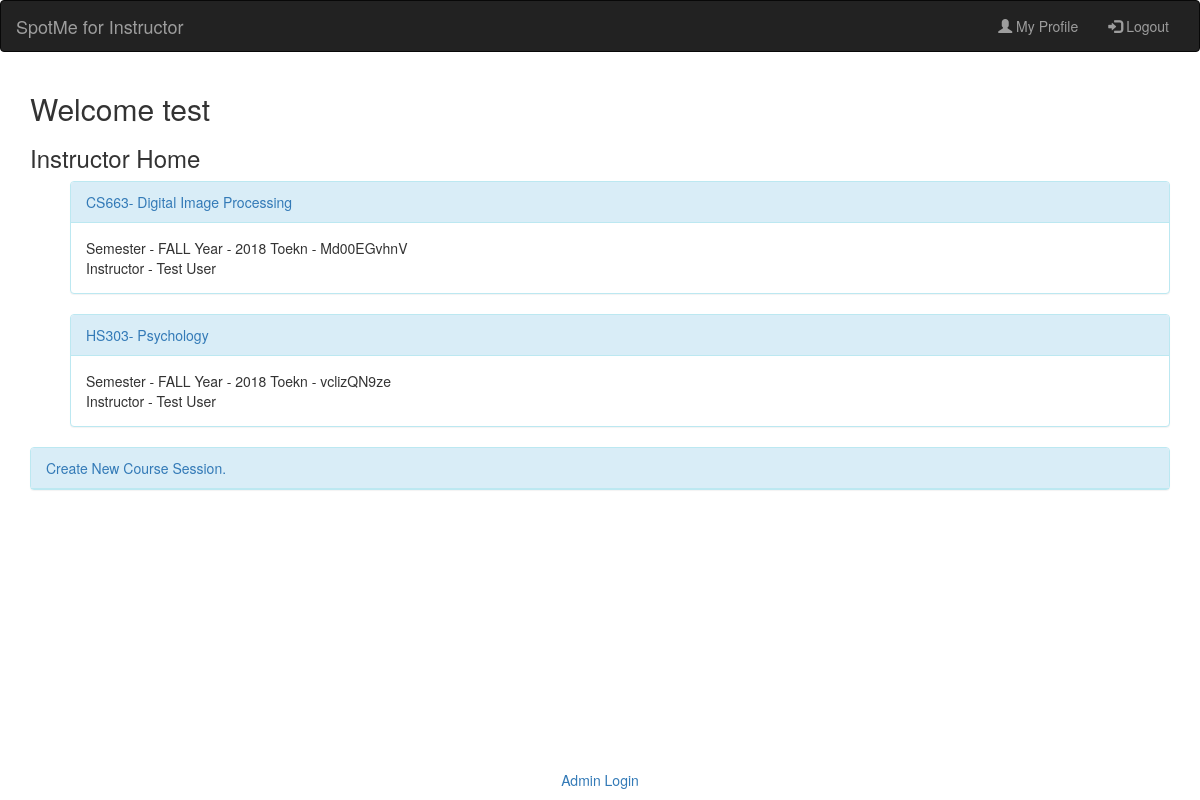
The page /SpotMe/ (signed in) on the database its author committed.
### SpotMe/models.py (models this page shows, shortened)
class instructor(models.Model):
    user = models.OneToOneField(User, on_delete=models.CASCADE, default=None)
    profile_pic = models.FileField(default=None, null=True)
    def __str__(self):
        return self.user.username

class course_session(models.Model):
    session_token = models.CharField(max_length=10, default='sessn')
    course_instructor = models.ForeignKey(instructor, on_delete=models.CASCADE, default=None)
    course = models.ForeignKey(course, on_delete=models.CASCADE, default=None)
    course_session_info = models.CharField(max_length=1000, primary_key=False, default='')
    semester = models.CharField(max_length=10, choices=SEM_CHOICES)
    year = models.IntegerField(choices=YEAR_CHOICES)
    class Meta:
        unique_together = ('session_token', 'course')

class course(models.Model):
    course_id = models.CharField(max_length=10)
    course_name = models.CharField(max_length=50)
    def __str__(self):
        return str(self.course_id) + '- ' + str(self.course_name)

### SpotMe/views.py (the view)
def index(request):
    if request.user.is_authenticated:
        instructor_obj = get_object_or_404(instructor, user=request.user)
        return render(request, 'SpotMe/instructor_home.html', instructor_home_context(instructor_obj))
    else:
        return render(request, 'SpotMe/index.html')

### SpotMe/views.py (called while the page is built)
def instructor_home_context(instructor):
    context = { 'instructor': None, 'instructor_courses': None}
    if instructor is not None:
        if instructor.user.is_authenticated:
            context['instructor'] = instructor
            context['instructor_courses'] = course_session.objects.filter(course_instructor=instructor)
    return context

### SpotMe/templates/SpotMe/instructor_home.html
{% extends 'SpotMe/instructor_in_base.html' %}
{% block content %}
<div class="center-align">
    <h2>Welcome {{ instructor }}</h2>
    <h3>Instructor Home </h3>
    {% if instructor_courses %}
    <ul>
        {% for course_session in instructor_courses %}
        <div class="panel panel-info">
            <div class="panel-heading">
                <a href="{% url 'SpotMe:instructor_course_page' course_session.id %}">
                    {{ course_session.course }}
                </a>
            </div>
            <div class="panel-body">
                <div>
                    Semester - {{ course_session.semester }}
                    Year - {{ course_session.year }}
                    Toekn - {{ course_session.session_token }}
                </div>
                <div>
                    Instructor - {{ course_session.course_instructor.user.first_name }} {{ course_session.course_instructor.user.last_name }}
                </div>
            </div>
        </div>
        {% endfor %}
    </ul>
    {% endif %}
    <div class="panel panel-info">
        <div class="panel-heading">
            <a href="{% url 'SpotMe:instructor_add_course_session' %}">
                Create New Course Session.
            </a>
        </div>
    </div>
</div>
{% endblock %}

### rows shown on the page
instructor: user.username "test"
course_session: course "CS663- Digital Image Processing", semester "FALL", year "2018", session_token "Md00EGvhnV", course_instructor.user.first_name "Test", course_instructor.user.last_name "User"
course_session: course "HS303- Psychology", semester "FALL", year "2018", session_token "vclizQN9ze", course_instructor.user.first_name "Test", course_instructor.user.last_name "User"
